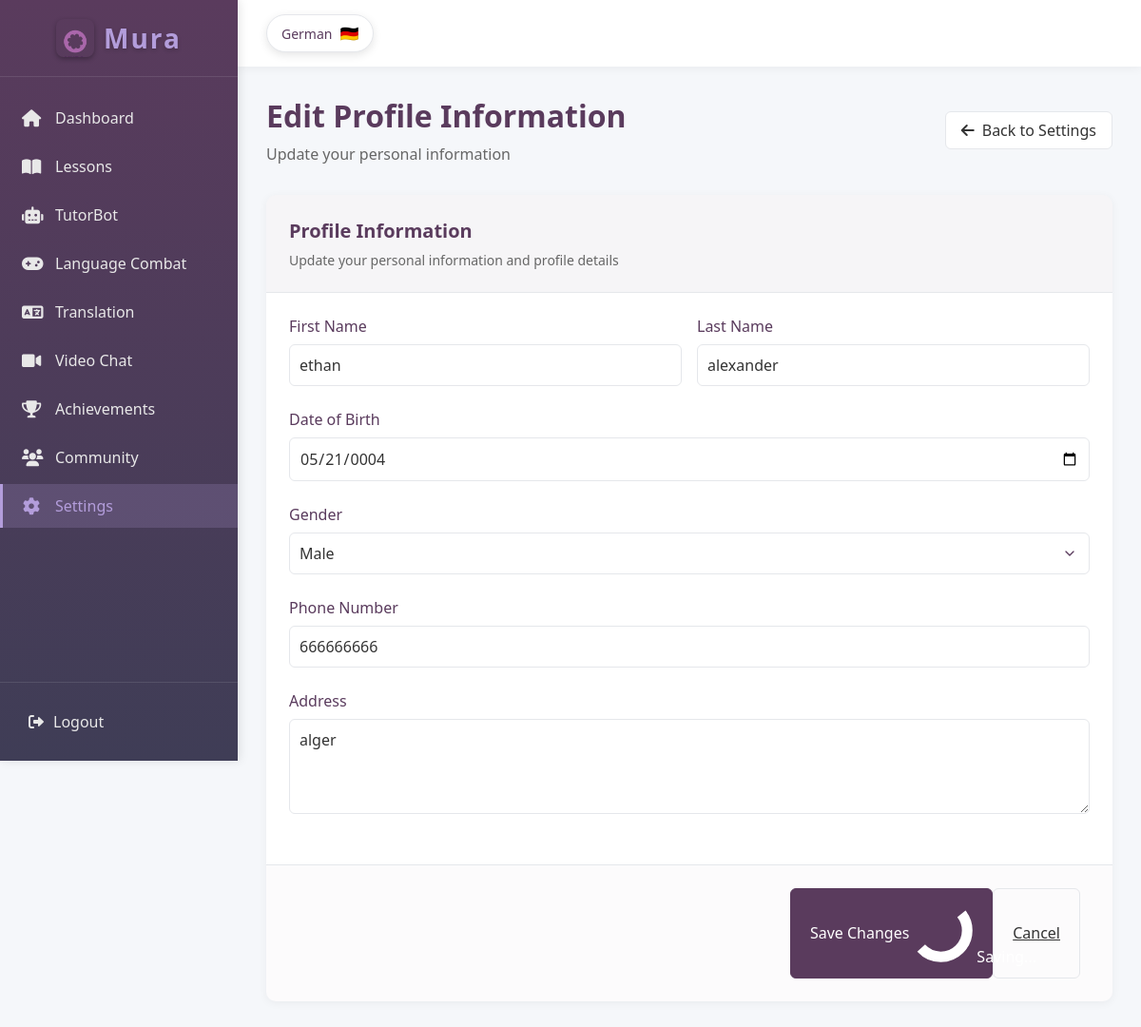
Page /Settings/edit-profile.php (signed in) on the earlier database version.
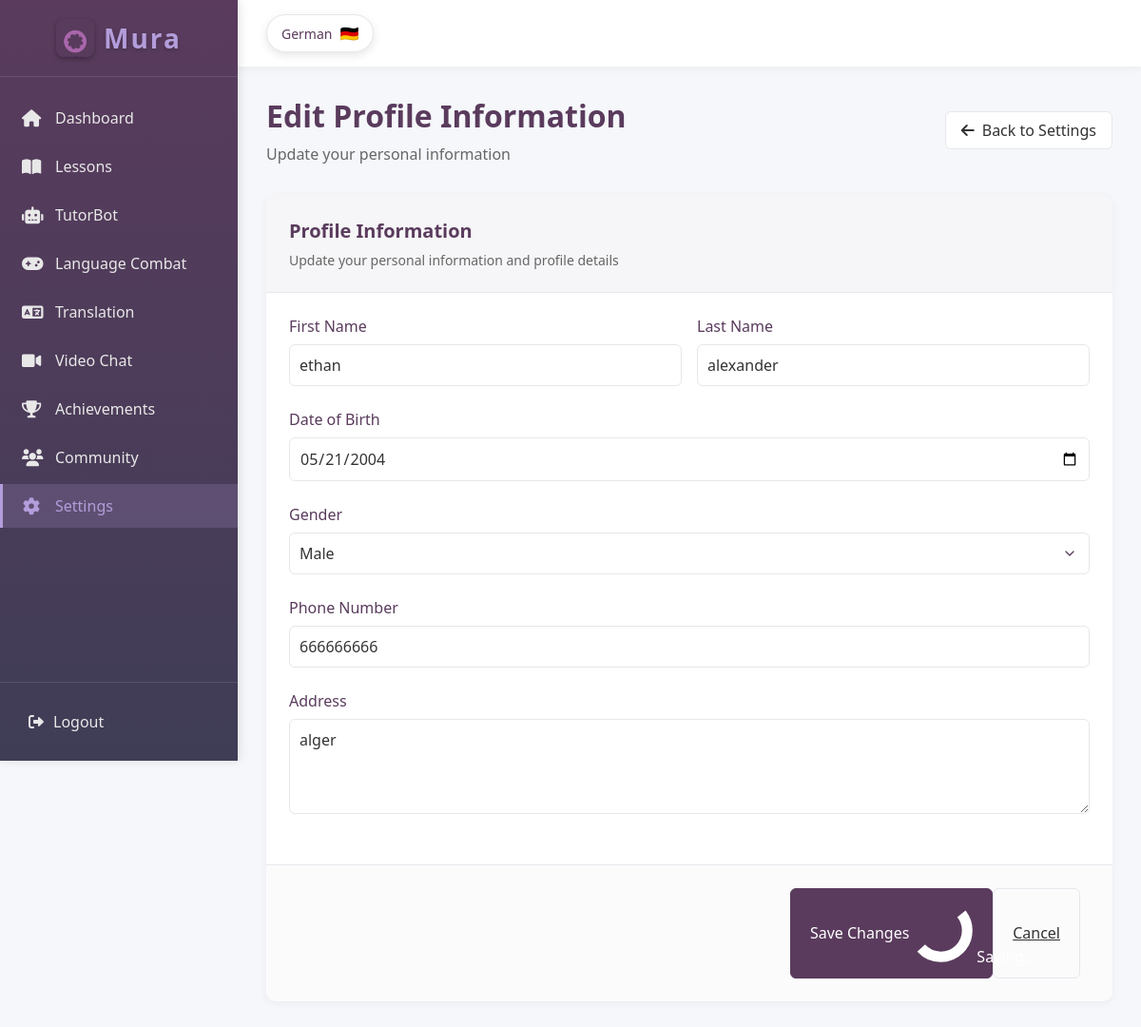
Same page on the later database version.
### tables this page shows
CREATE TABLE `learner` (
  `learner_ID` int(11) NOT NULL,
  `user_ID` int(11) NOT NULL,
  `first_name` varchar(50) NOT NULL,
  `last_name` varchar(50) NOT NULL,
  `date_of_birth` date NOT NULL,
  `phone_number` int(10) NOT NULL,
  `gender` enum('male','female') NOT NULL,
  `address` varchar(100) NOT NULL,
  `date_of_registrations` timestamp NOT NULL DEFAULT current_timestamp()
);

### Settings/edit-profile.php (the view, shortened to what the changed rows need)
<?php
require_once '../Configurations/db.php';
$user_id = $_SESSION['user_id'];
if (isset($_COOKIE['mura_theme'])) {
    $theme = $_COOKIE['mura_theme'];
} elseif (isset($_SESSION['theme'])) {
    $theme = $_SESSION['theme'];
} else {
    $theme = 'light';
}
$sql = "SELECT u.username, u.email, u.onboarding_complete, u.profile_picture,
       l.first_name, l.last_name, l.date_of_birth, l.phone_number, l.gender, l.address
FROM users u
LEFT JOIN learner l ON u.user_ID = l.user_ID
WHERE u.user_ID = ?";
$stmt = mysqli_prepare($conn, $sql);
mysqli_stmt_bind_param($stmt, "i", $user_id);
mysqli_stmt_execute($stmt);
$result = mysqli_stmt_get_result($stmt);
$user = mysqli_fetch_assoc($result);
?>
<!DOCTYPE html>
<html lang="en" data-theme="<?php echo $theme; ?>">
<head>
    <link rel="stylesheet" href="https://cdnjs.cloudflare.com/ajax/libs/font-awesome/6.0.0-beta3/css/all.min.css">
</head>
<body>
    <div class="app-container">
        <div class="sidebar" id="sidebar">
            <div class="logo">
                <div class="logo-container">
                    <h1>Mura</h1>
                </div>
            </div>
        </div>
        <div class="main-content" id="mainContent">
            <div class="content">
                <div class="header">
                    <div>
                        <h1>Edit Profile Information</h1>
                    </div>
                </div>
                <div class="card">
                    <div class="card-header">
                        <h2 class="card-title">Profile Information</h2>
                    </div>
                    <form id="profileForm" method="POST" action="">
                        <div class="card-content">
                            <div class="form-row">
                                <div class="form-col form-col-md-6">
                                    <div class="form-group">
                                        <label for="firstName">First Name</label>
                                        <input type="text" class="form-control" id="firstName" name="firstName" placeholder="Enter your first name" value="<?php echo htmlspecialchars($user['first_name'] ?? ''); ?>" required>
                                    </div>
                                </div>
                                <div class="form-col form-col-md-6">
                                    <div class="form-group">
                                        <label for="lastName">Last Name</label>
                                        <input type="text" class="form-control" id="lastName" name="lastName" placeholder="Enter your last name" value="<?php echo htmlspecialchars($user['last_name'] ?? ''); ?>" required>
                                    </div>
                                </div>
                            </div>
                            <div class="form-group">
                                <label for="dateOfBirth">Date of Birth</label>
                                <input type="date" class="form-control" id="dateOfBirth" name="dateOfBirth" value="<?php echo htmlspecialchars($user['date_of_birth'] ?? ''); ?>" required>
                            </div>
                            <div class="form-group">
                                <label for="gender">Gender</label>
                                <select class="form-select" id="gender" name="gender" required>
                                    <option value="male" <?php echo (isset($user['gender']) && $user['gender'] === 'male') ? 'selected' : ''; ?>>Male</option>
                                </select>
                            </div>
                            <div class="form-group">
                                <label for="phoneNumber">Phone Number</label>
                                <input type="tel" class="form-control" id="phoneNumber" name="phoneNumber" placeholder="Enter your phone number" value="<?php echo htmlspecialchars($user['phone_number'] ?? ''); ?>">
                            </div>
                            <div class="form-group">
                                <label for="address">Address</label>
                                <textarea class="form-control" id="address" name="address" rows="3" placeholder="Enter your address"><?php echo htmlspecialchars($user['address'] ?? ''); ?></textarea>
                            </div>
                        </div>
                    </form>
                </div>
            </div>
        </div>
    </div>
</body>
</html>

Differences in the rows shown:
changed learner "ethan": dateOfBirth "05/21/0004" → "05/21/2004"
